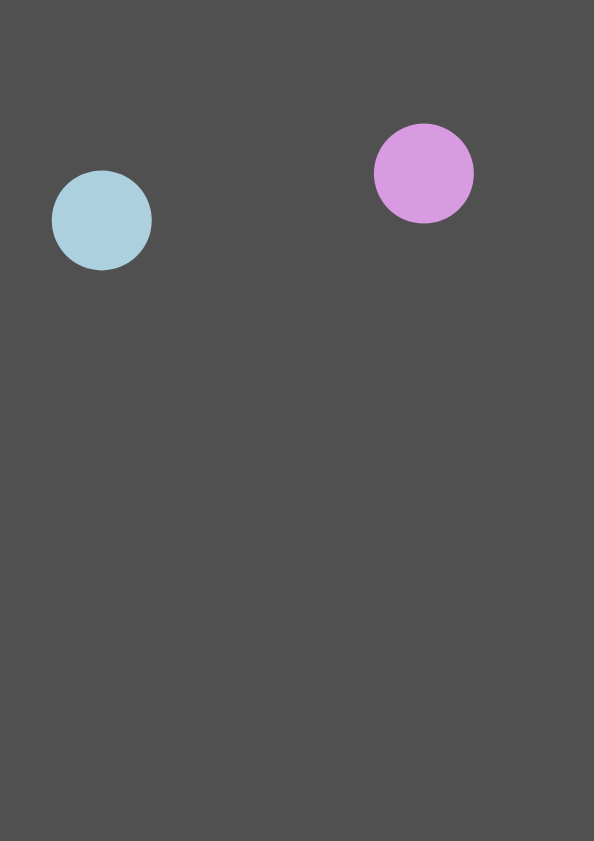
Frame 1 (no input)
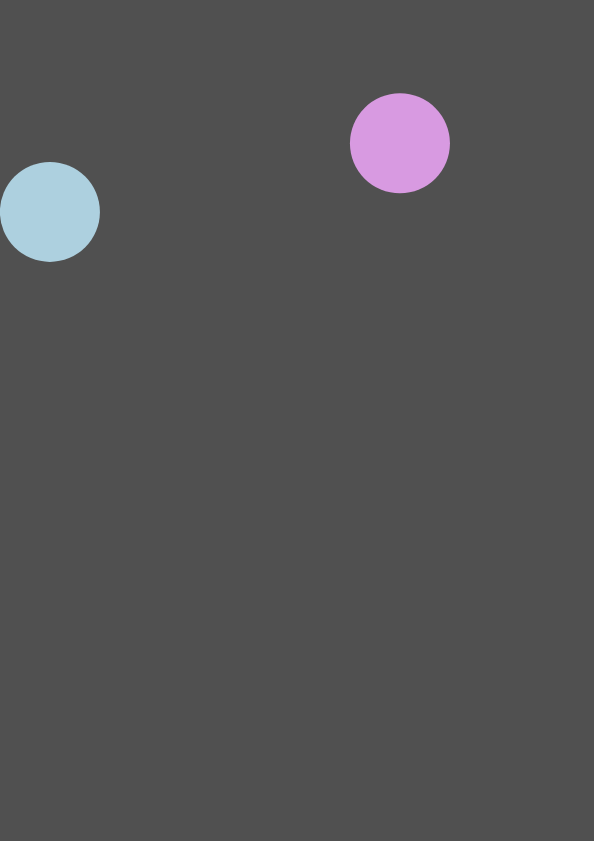
Frame 60 (no input)
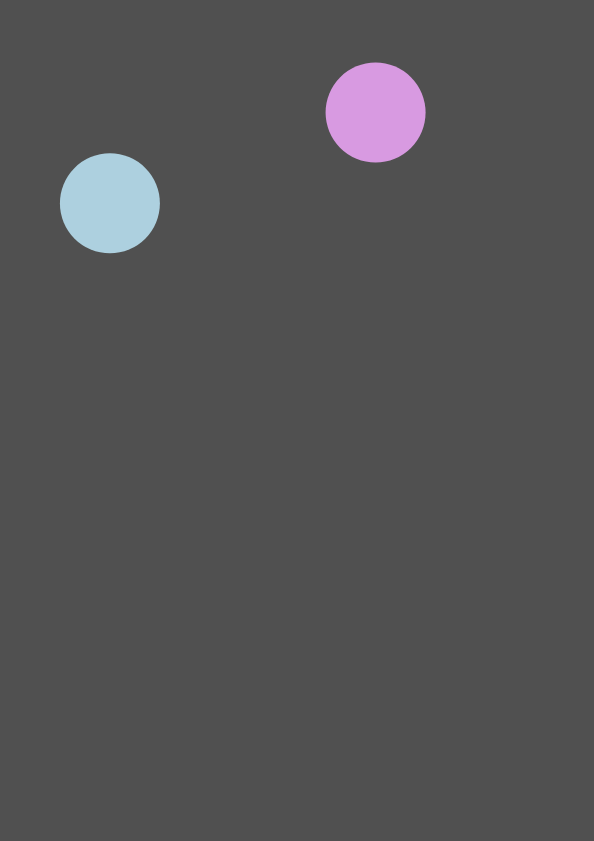
Frame 120 (the mouse pressed at the canvas centre since frame 60)

The p5.js sketch that drew these frames (run headless with seeded random() and noise() and a simulated clock; from frame 60 on, the mouse is pressed at the canvas centre):

// p5.js sketch
// ── sketch.js
//This array is a list of data. In this case, "cells". It is identified by an index number representing its position
var cells = [];

//Initalisation function
function setup() {
	//Sets the size of the rendering window
	createCanvas(594, 841);
	//Cell (capitalised) is the name of the constructor function that makes cell objects
	cells.push(new Cell());
	//Cells (plural) is the array holding a list of cell objects.
	cells.push(new Cell());
}
//Rendering function
function draw() {
	background(80);
	for (var i = 0; i < cells.length; i++) {
		cells[i].move();
		cells[i].show();
	}
}
//Global event that detects if the user has pressed the mouse
function mousePressed() {
	for (var i = cells.length - 1; i >= 0; i--) {
		if (cells[i].clicked(mouseX, mouseY)) {
			cells.push(cells[i].mitosis());
			cells.push(cells[i].mitosis());
			//If the cells are clicked on, code will make two new cells from the mitosis function
			//console.log("CLICKED");
			//The moment the [i] cell is clicked, it will be deleted and break down into specified new cells
			cells.splice(i, 0.5);
		}
	}
}
//This particular constructor function represents a cell object
function Cell(pos, r, c, dx, dy) {

	if (pos) {
		this.pos = pos.copy();
	} else {
		this.pos = createVector(random(width), random(height));
	}

	this.r = r || 100; //Radius of the cells
	//Colour of the cell
	this.c = c || color(random(100, 255), random(100, 255), random(100, 255));

    //These are the directional values for x and y
	this.dx = dx || random(-1, 1);
	this.dy = dy || random(-1, 1);

	this.clicked = function(x, y) {
		var d = dist(this.pos.x, this.pos.y, x, y);
		//If the distance is less than the radius, then the cell has been clicked
		if (d < this.r) {
			return true;
		} else {
			return false;
		}
	}
	//This function will help with the act of splitting the cells
	this.mitosis = function() {
		//Before the new cell is made, the position will be altered randomly based on the radius variable
		this.pos.x += random(-this.r, this.r);
		this.c = color(random(255), random(255), random(255), random(255));
		//A new cell will be made at a specific position, with radius multiplied by 0.8 and the variable assigned colour
		var cell = new Cell(this.pos, this.r * 0.8, this.c);
		return cell;
	}

	this.move = function() {
		this.pos.add(this.dx, this.dy);
		//The code below reverses the direction of the ellipses if they exceed the boundry of the width
		if (this.pos.x > width - this.r / 2) {
			this.dx = random(-1, -0.1);
		} else if (this.pos.x < 0 + this.r / 2) {
			this.dx = 1;
		}
		//The code below reverses the direction of the ellipses if they exceed the boundry of the height
		else if (this.pos.y > height - this.r / 2) {
			this.dy = random(-1, -0.1);
		} else if (this.pos.y < 0 + this.r / 2) {
			this.dy = +1;
		}
	}
	this.show = function() {
		//There will be no outline around the shape
		noStroke();
		fill(this.c);
		ellipse(this.pos.x, this.pos.y, this.r, this.r)
	}
}
